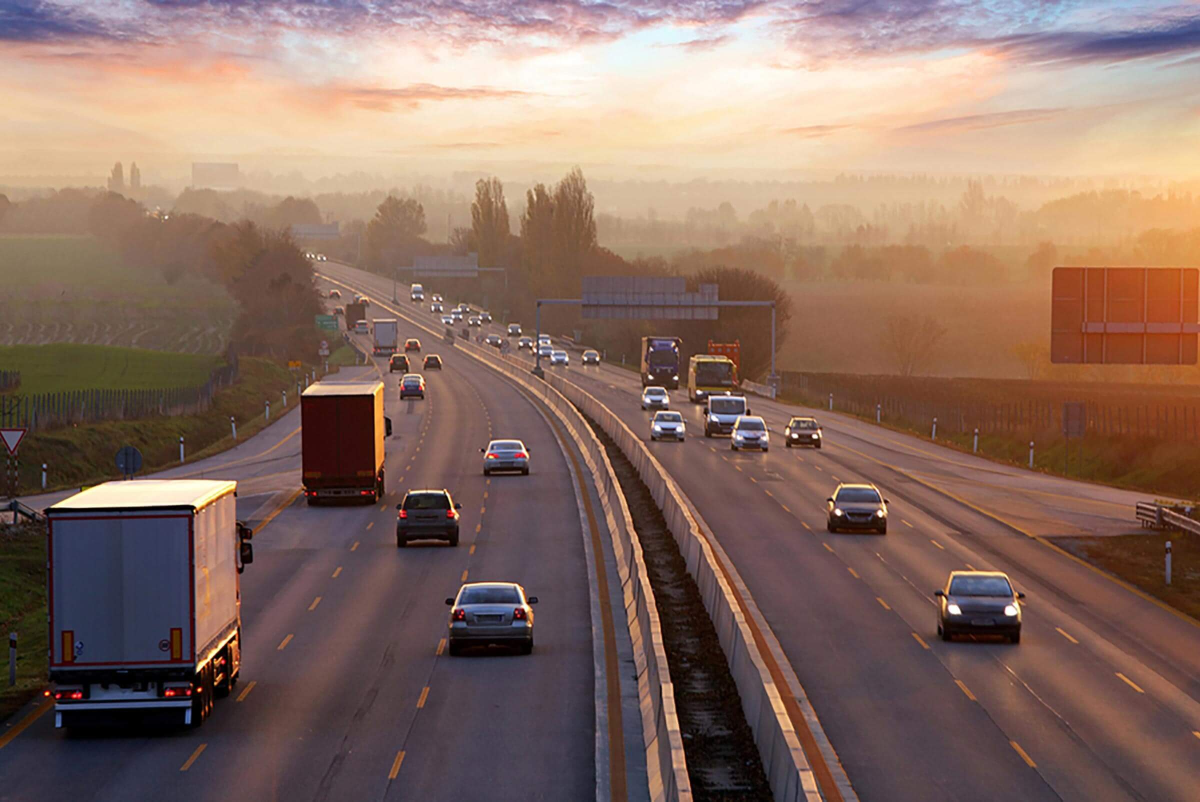
#> input picture Assests/road.jpg, 2400 x 1603 px (shown at 1/2 size)
$ python resize_matplotlib.py
#> lines starting #> are read from the running program, lines starting #| are printed output that depends on the picture
import cv2
import numpy as np
import matplotlib.pyplot as plt

filename = 'Assests/road.jpg'
image = cv2.imread(filename, 1)
#> image is the input picture: shape (1603, 2400, 3); mean B, G, R 98.4, 109.4, 136.3
half = cv2.resize(image, (0,0), fx= 0.1, fy= 0.1)
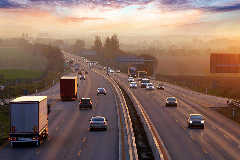
#> half: shape (160, 240, 3); mean B, G, R 98.6, 109.6, 136.5
bigger = cv2.resize(image, (1050, 1610))
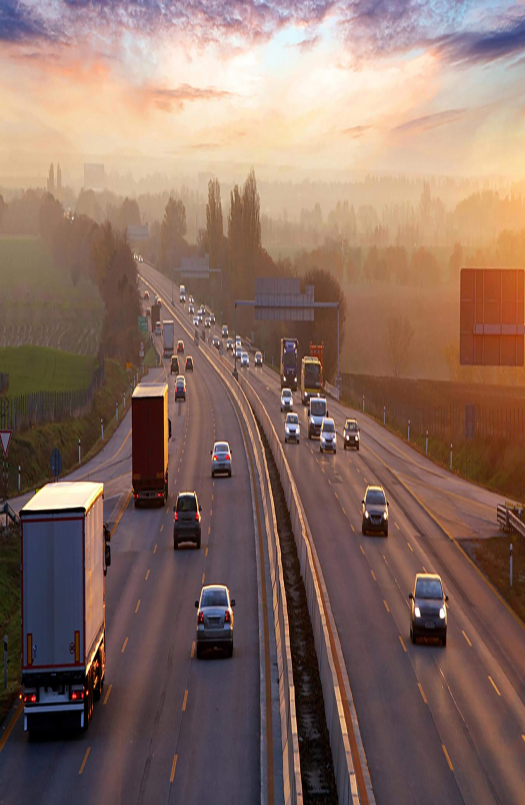
#> bigger: shape (1610, 1050, 3) (shown at 1/2 size); mean B, G, R 98.3, 109.3, 136.2
stretch_near = cv2.resize(image, (780, 540), interpolation= cv2.INTER_NEAREST)
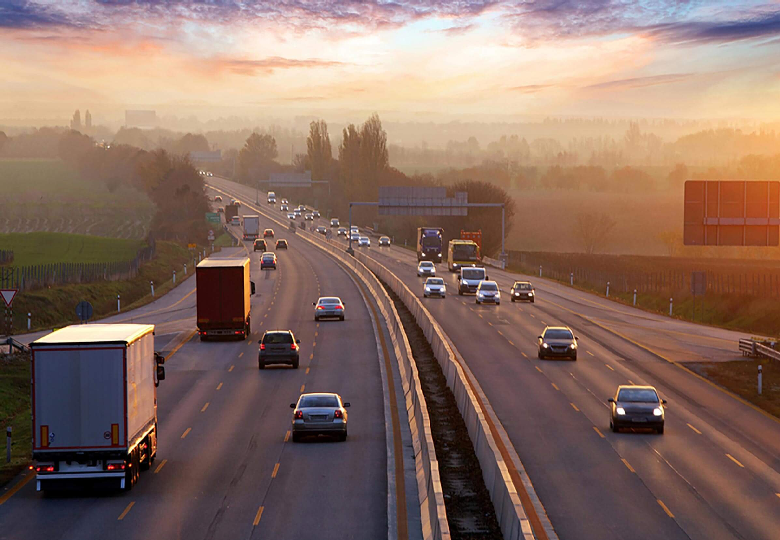
#> stretch_near: shape (540, 780, 3); mean B, G, R 98.5, 109.4, 136.3

Titles = ["Original", "half", "bigger", "Interpolation nearest"]
images_list =  [image, half, bigger, stretch_near]
count = 4

for i in range(count):
    plt.subplot(2,2,i+1)
    plt.title(Titles[i])
    plt.imshow(images_list[i])

plt.show()
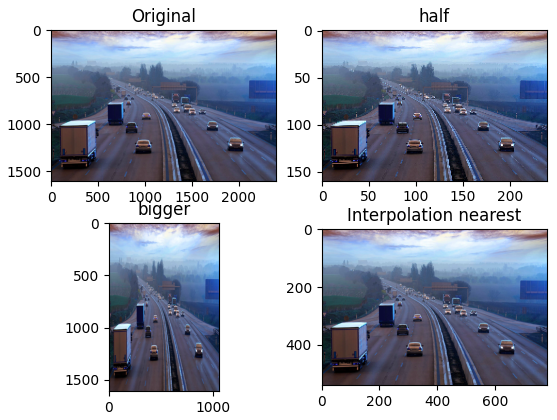
#> figure drawn by matplotlib, 4 panels; B, G, R data is drawn as R, G, B

$ run again, with Assests/clouds.jpeg copied over Assests/road.jpg
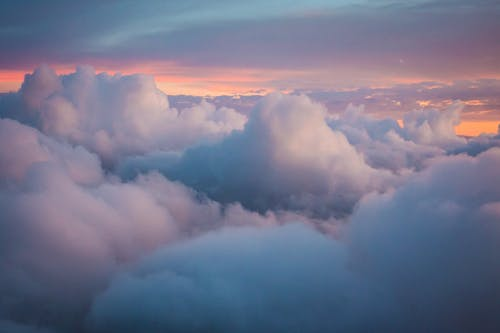
#> input picture Assests/clouds.jpeg, 500 x 333 px
#> image is the input picture: shape (333, 500, 3); mean B, G, R 141.1, 118, 115.8
#> `bigger = cv2.resize(image, (1050, 1610))`:
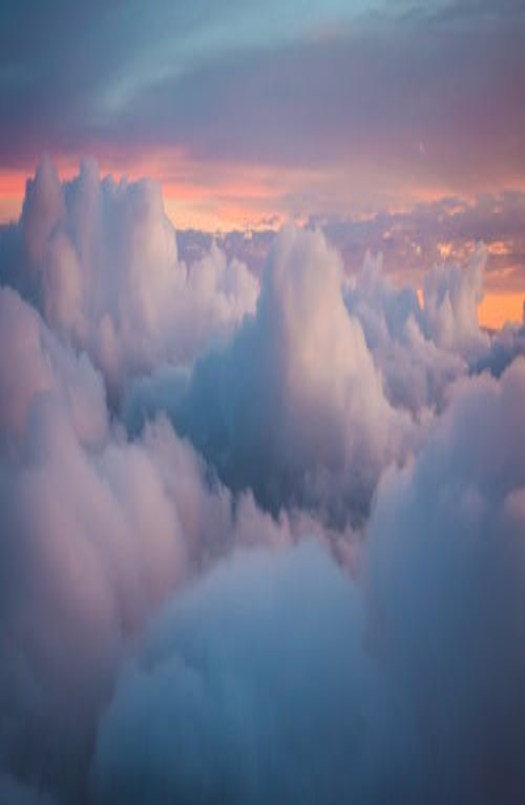
#> bigger: shape (1610, 1050, 3) (shown at 1/2 size); mean B, G, R 141, 117.9, 115.6
#> `plt.show()`:
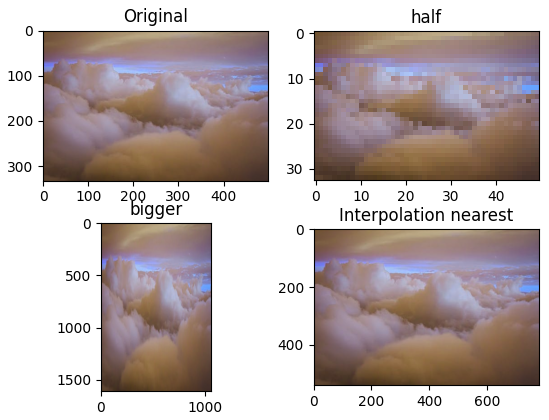
#> figure drawn by matplotlib, 4 panels; B, G, R data is drawn as R, G, B

$ run again, with Assests/horse.jpeg copied over Assests/road.jpg
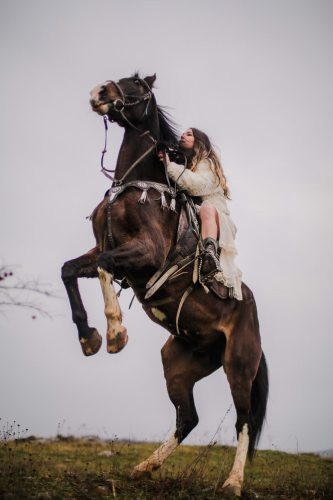
#> input picture Assests/horse.jpeg, 333 x 500 px
#> image is the input picture: shape (500, 333, 3); mean B, G, R 146, 146.7, 154.6
#> `stretch_near = cv2.resize(image, (780, 540), interpolation= cv2.INTER_..`:
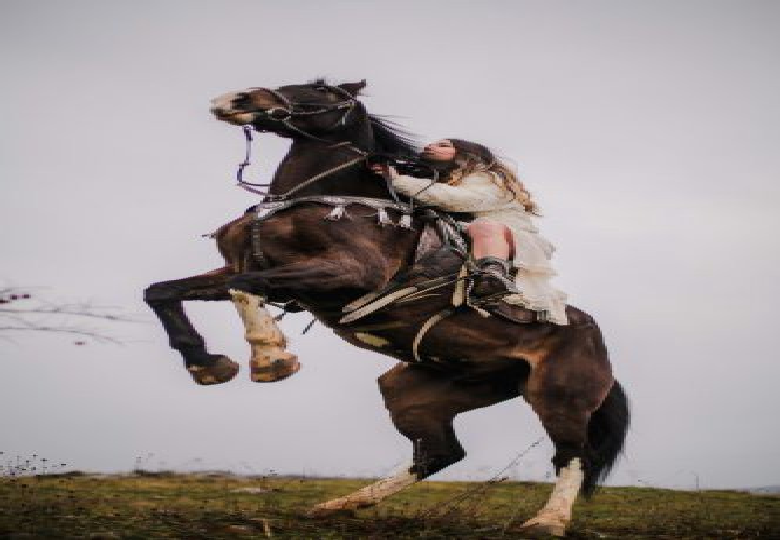
#> stretch_near: shape (540, 780, 3); mean B, G, R 146.1, 146.9, 154.7
#> `plt.show()`:
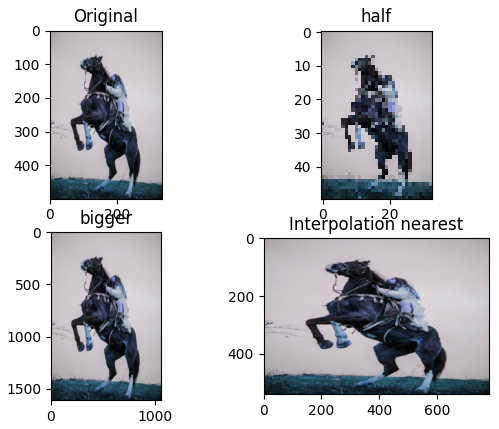
#> figure drawn by matplotlib, 4 panels; B, G, R data is drawn as R, G, B

$ run again, with Assests/water.jpeg copied over Assests/road.jpg
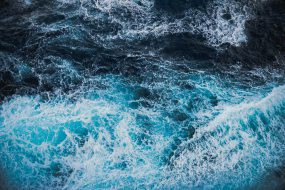
#> input picture Assests/water.jpeg, 285 x 190 px
#> image is the input picture: shape (190, 285, 3); mean B, G, R 134.3, 113.8, 72.6
#> `bigger = cv2.resize(image, (1050, 1610))`:
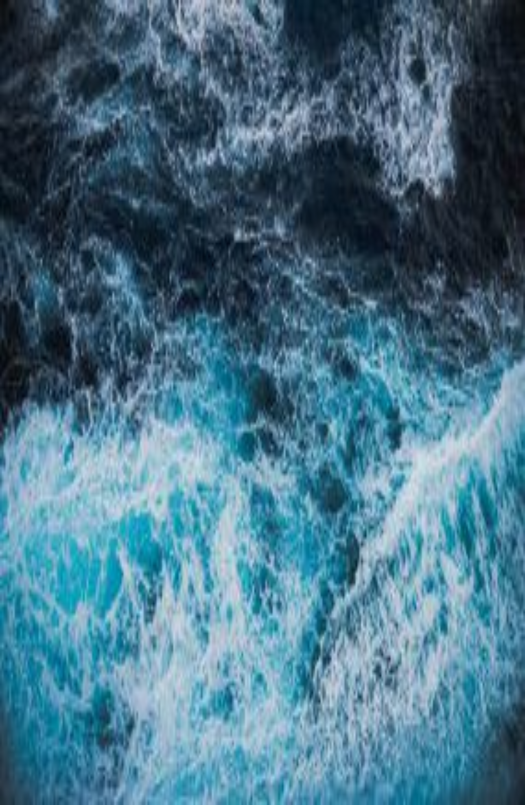
#> bigger: shape (1610, 1050, 3) (shown at 1/2 size); mean B, G, R 134.2, 113.7, 72.5
#> `plt.show()`:
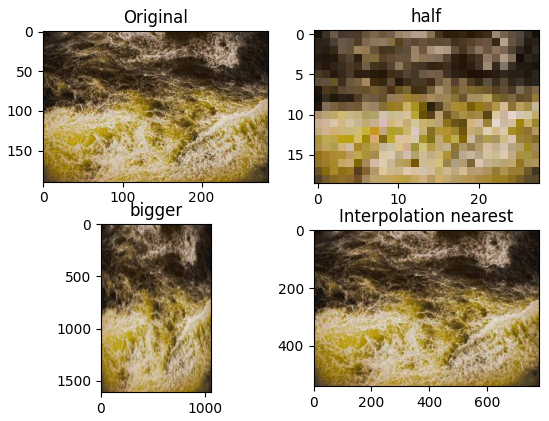
#> figure drawn by matplotlib, 4 panels; B, G, R data is drawn as R, G, B
